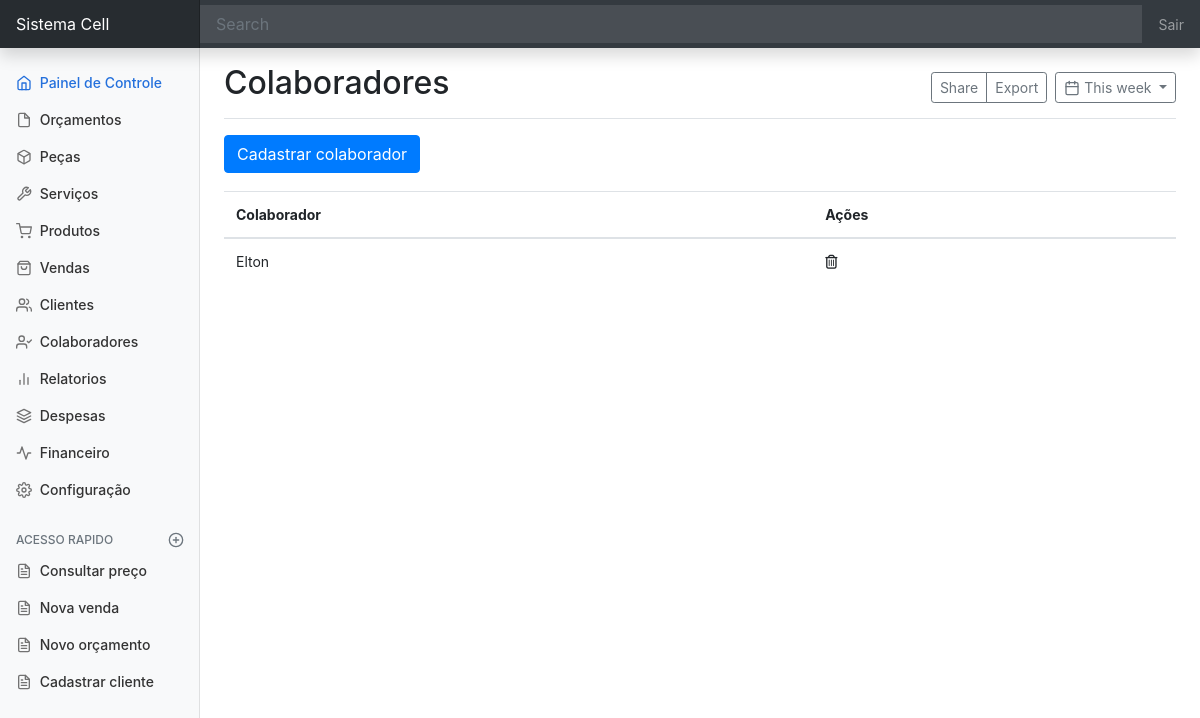
Page /colaborador/ on the earlier database version.
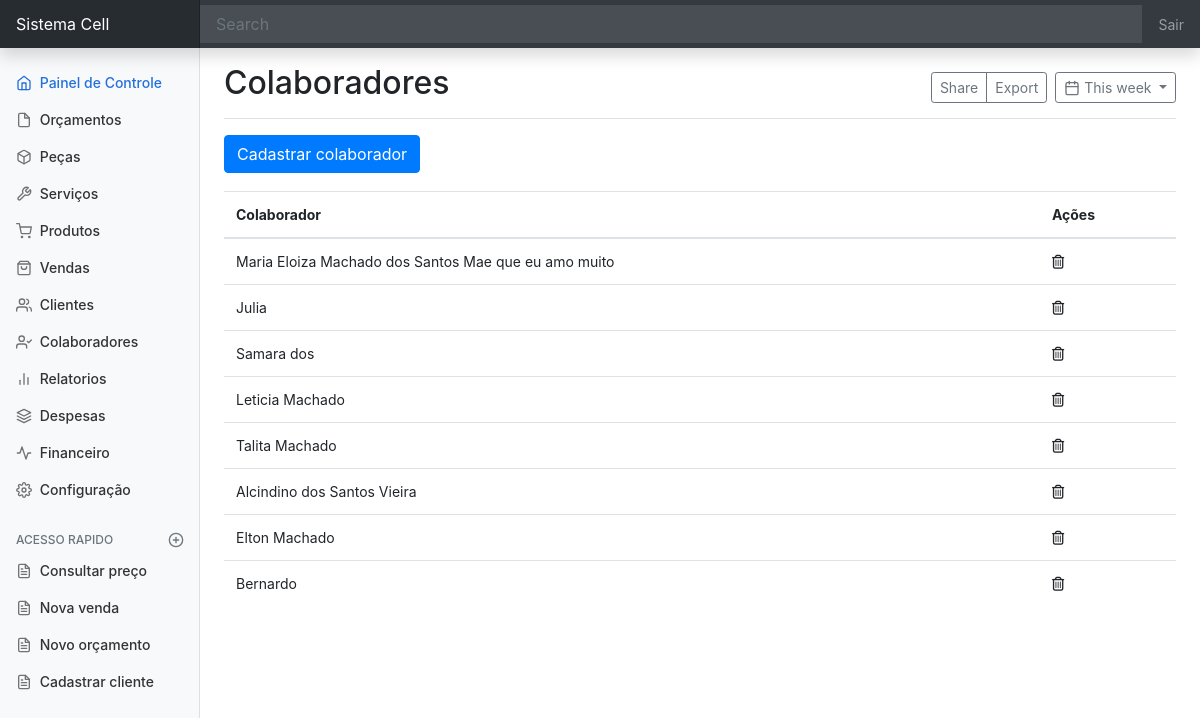
Same page on the later database version.
### colaborador/models.py (models this page shows)
class Colaborador(models.Model):
    nome_colaborador = models.CharField(max_length=90)

### colaborador/views.py (the view)
# urls.py: path('colaborador/', ListaColaborador.as_view(), name='colaborador'),
class ListaColaborador(ListView):
    model = Colaborador
    template_name = 'colaborador/pagina-inicial-colaborador.html'

### colaborador/templates/colaborador/pagina-inicial-colaborador.html (shortened to what this page needs)
{% extends 'dashboard/pagina-inicial.html' %}
{% block titulo %}
Colaboradores
{% endblock titulo%}
{% block conteudo %}
<a
        class="btn btn-primary"
        data-toggle="modal"
        data-target="#staticBackdrop"
        hx-get="{% url 'cadastrar-colaborador' %}"
        hx-target="#adicionar-conteudo"
        hx-swap="innerHTML"
>Cadastrar colaborador</a>
<div style="padding-top:18px">
    <table class="table">
        <thead>
        <tr>
            <th>Colaborador</th>
            <th>Ações</th>
        </tr>
        </thead>
        <tbody id="colaborador-Tbody">
            {% include 'colaborador/tabela/tabela-colaborador.html' %}
        </tbody>
    </table>
</div>
{% endblock conteudo %}

### colaborador/templates/colaborador/tabela/linhas-tabela-colaborador.html
<tr id="colaboradorTr{{ object.pk }}">
    <td>{{ object.nome_colaborador }}</td>
    <td><span
    hx-get="{% url 'apagar-colaborador' object.pk %}"
    hx-confirm="Deseja mesmo apagar {{ object.nome_colaborador }}"
    hx-target="closest tr"
    hx-swap="outerHTML swap:300ms"><i class="fa-regular fa-trash-can"></i></span></td>
</tr>

Differences in the rows shown:
removed Colaborador: nome_colaborador "Elton"
added Colaborador: nome_colaborador "Maria Eloiza Machado dos Santos Mae que eu amo muito"
added Colaborador: nome_colaborador "Julia"
added Colaborador: nome_colaborador "Samara dos"
added Colaborador: nome_colaborador "Leticia Machado"
added Colaborador: nome_colaborador "Talita Machado"
added Colaborador: nome_colaborador "Alcindino dos Santos Vieira"
added Colaborador: nome_colaborador "Elton Machado"
added Colaborador: nome_colaborador "Bernardo"
